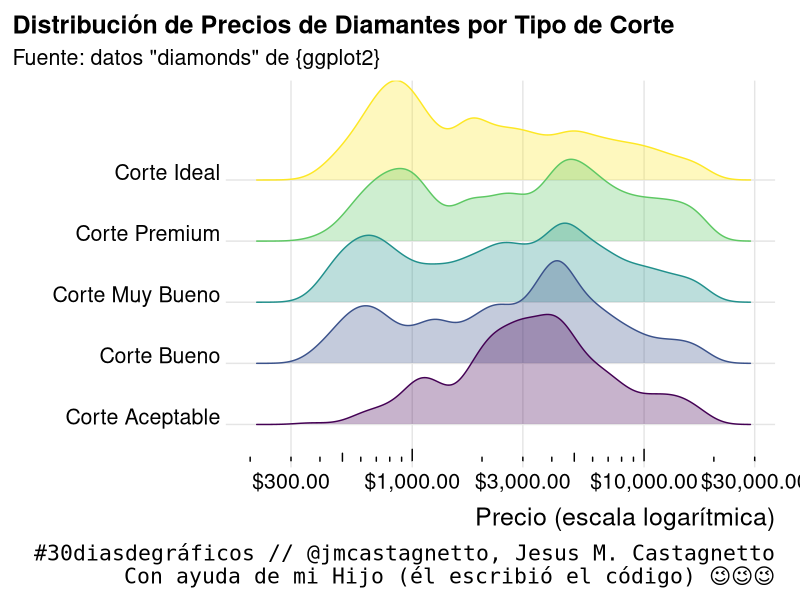
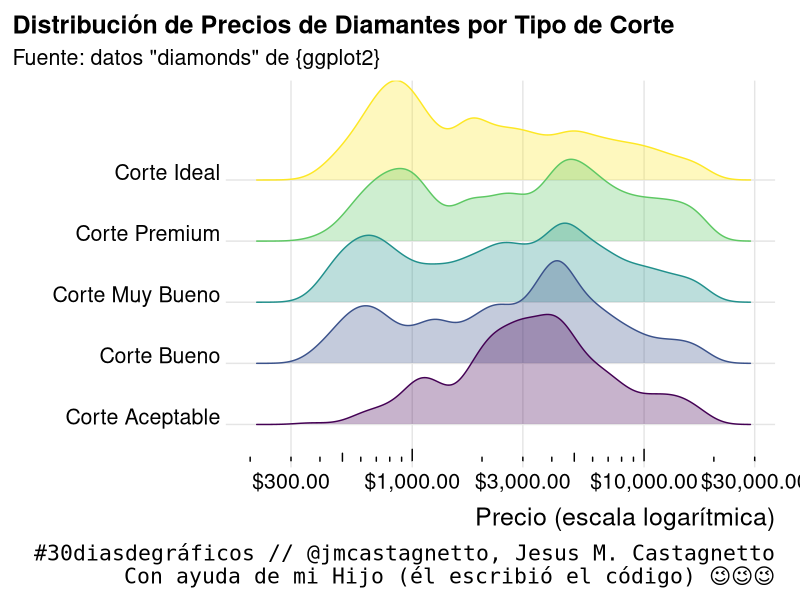

R code for these plots, in order:
library(tidyverse)
library(ggridges)

diamantes <- diamonds %>%
  mutate(
    corte = case_when(
      cut == "Ideal" ~ "Corte Ideal",
      cut == "Premium" ~ "Corte Premium",
      cut == "Very Good" ~ "Corte Muy Bueno",
      cut == "Good" ~ "Corte Bueno",
      cut == "Fair" ~ "Corte Aceptable"
    ),
    corte = factor(
      corte,
      levels = rev(c("Corte Ideal", "Corte Premium", "Corte Muy Bueno", "Corte Bueno", "Corte Aceptable")),
      ordered = TRUE
    )
  )

ggplot(diamantes, aes(x = price, y = corte,
                     fill = corte, color = corte)) +
  geom_density_ridges(show.legend = FALSE, alpha = 0.3) +
  theme_ridges(18) +
  scale_x_log10(labels = scales::dollar) +
  annotation_logticks(sides = "b") +
  labs(
    x = "Precio (escala logarítmica)",
    y = "",
    title = "Distribución de Precios de Diamantes por Tipo de Corte",
    subtitle = "Fuente: datos \"diamonds\" de {ggplot2}",
    caption = "#30diasdegráficos // @jmcastagnetto, Jesus M. Castagnetto\nCon ayuda de mi Hijo (él escribió el código) 😉😉😉"
  ) +
  theme(
    plot.caption = element_text(family = "Inconsolata"),
    plot.title.position = "plot"
  )

ggsave(
  filename = "07-grafico-ridges-precio-diamantes.png",
  width = 11,
  height = 7
)
